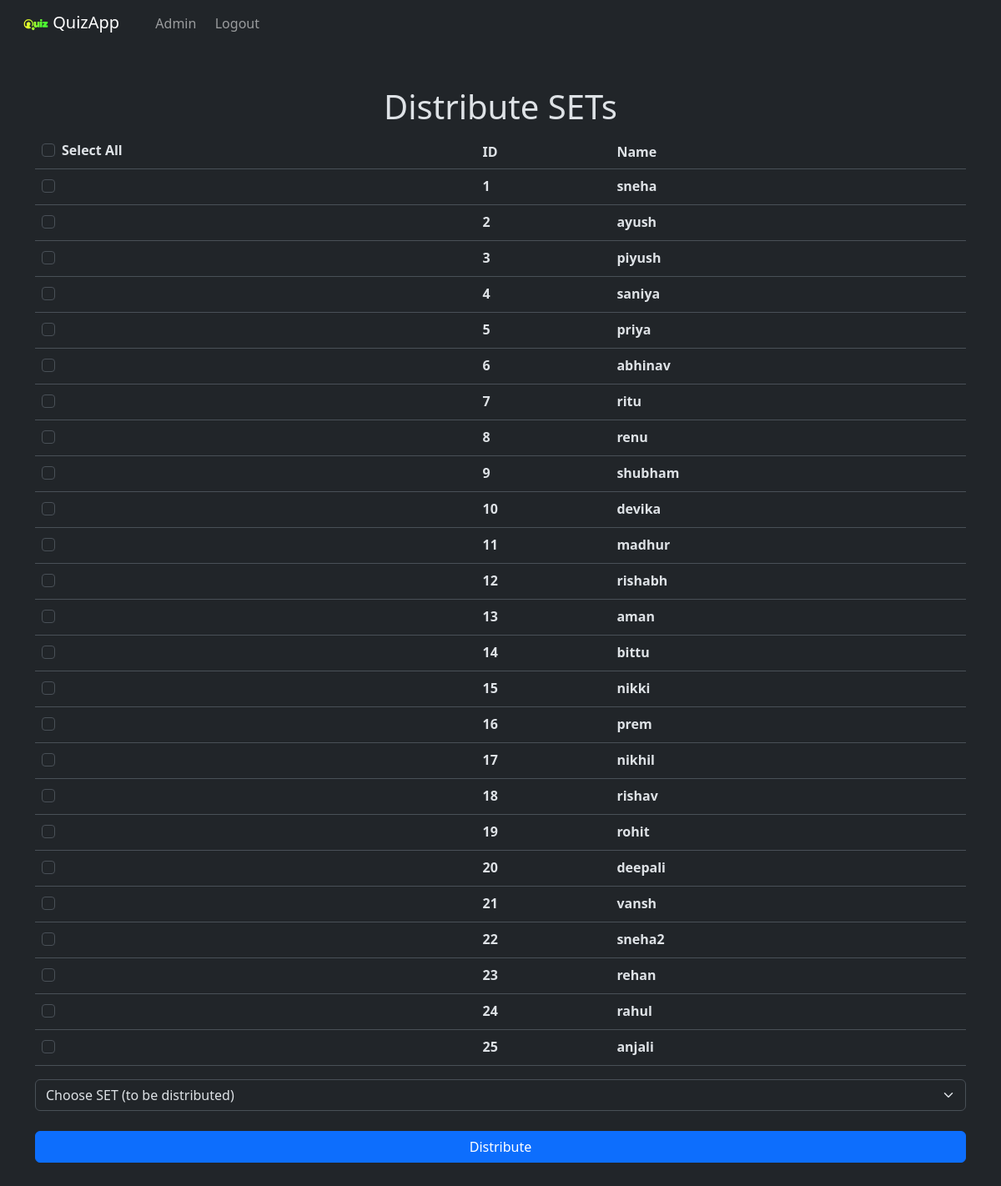
Page /admin/distribute_sets (signed in) on the committed database.
### quiz_app/models.py (models this page shows, shortened)
class User(UserMixin, db.Model):
    id = db.Column(db.Integer, primary_key=True)
    name = db.Column(db.String, nullable=False, unique=True)
    password = db.Column(db.String, nullable=False)
    created_at = db.Column(db.DateTime, nullable=False, default=datetime.utcnow)
    questions = db.relationship("Question", backref="creator")
    is_admin = db.Column(db.Boolean, default=False)
    result = db.relationship("Result", backref="user")
    question_set = db.Column(db.Integer, db.ForeignKey("questionset.id"), nullable=True)

### quiz_app/routes.py (the view, shortened to what this page needs)
@main.route("/admin/distribute_sets", methods=["GET", "POST"])
@login_required
def admin_distribute_sets():
    if current_user.is_admin:
        return render(
            "admin/distribute_sets.html",
            sets = models.QuestionSet.query.all(),
            users = models.User.query.filter_by(
                question_set = None,
                is_admin=False
            ).all()
        )
    else:
        flash("You are not an admin, so you can't access this page", "warning")
        return redirect(url_for("main.index"))

### app.py (called while the page is built)
@login_manager.user_loader
def load_user(user_id):
    return User.query.get(user_id)

### templates/admin/distribute_sets.html (shortened to what this page needs)
{% extends 'layout.html' %}
{% block body %}
  <h1 class="text-center">
    Distribute SETs
  </h1>
  <form action="{{ url_for('main.admin_distribute_sets') }}" method="post">
  <table class="table">
  <thead>
    <tr>
      <th scope="col">
        <div class="form-check">
          <input class="form-check-input" type="checkbox" value="" id="flexCheckDefault" onchange="checkAll(this)">
          <label class="form-check-label" for="flexCheckDefault">
            Select All
          </label>
          </div>
      </th>
      <th scope="col">ID</th>
      <th scope="col">Name</th>
    </tr>
  </thead>
  <tbody>
    {% for user in users %}
    <tr>
      <th scope="row">
        <div class="form-check">
          <input class="form-check-input" type="checkbox" name="u{{user.id}}">
        </div>
      </th>
      <th>{{ user.id }}</th>
      <th>{{ user.name }}</th>
    </tr>
    {% endfor %}
  </tbody>
</table>
<select class="form-select" name="set" required>
    <option selected disabled value=''>Choose SET (to be distributed)</option>
  </select>
<br>
<button type="submit" class="btn btn-primary w-100">
  Distribute
</button>
</form>
{% endblock %}

### templates/layout.html (shortened to what this page needs)
<!doctype html>
<html lang="en" data-bs-theme="dark">
<head>
  <link href="{{ url_for('static', filename='css/bootstrap.css') }}" rel="stylesheet">
</head>
<body>
  <nav class="navbar navbar-expand-lg navbar-dark bg-dark sticky-top">
    <div class="container-fluid">
      <a class="navbar-brand" href="/">
        <img src="{{ url_for('static', filename='image/logo.png') }}" alt="" width="30" height="30" class="d-inline-block">
        QuizApp
      </a>
      <div class="collapse navbar-collapse" id="navbarNav">
        <ul class="navbar-nav">
          {% if current_user.is_authenticated %}
          {% if current_user.is_admin %}
          <li class="nav-item">
            <a class="nav-link text-center" href="{{ url_for('main.admin') }}">Admin</a>
          </li>
          {% endif %}
          <li class="nav-item">
            <a class="nav-link text-center" href="{{ url_for('main.logout') }}">Logout</a>
          </li>
          {% endif %}
        </ul>
      </div>
    </div>
  </nav>
  <div class="container mt-5 mb-5">
    {% block body %}{% endblock %}
  </div>
</body>
</html>

### templates/layout.html (style rules this page uses)
.navbar .navbar-nav .nav-link { padding: 0.6em; }
.navbar .navbar-brand { padding: 0 0.6em; }
@media only screen and (min-width: 992px) { .navbar { padding: 0; } }
@media only screen and (min-width: 992px) { .navbar .navbar-nav .nav-link { padding: 1em 0.7em; } }

### rows in the picture
User: id "1", name "sneha"
User: id "2", name "ayush"
User: id "3", name "piyush"
User: id "4", name "saniya"
User: id "5", name "priya"
User: id "6", name "abhinav"
User: id "7", name "ritu"
User: id "8", name "renu"
User: id "9", name "shubham"
User: id "10", name "devika"
User: id "11", name "madhur"
User: id "12", name "rishabh"
User: id "13", name "aman"
User: id "14", name "bittu"
User: id "15", name "nikki"
User: id "16", name "prem"
User: id "17", name "nikhil"
User: id "18", name "rishav"
User: id "19", name "rohit"
User: id "20", name "deepali"
User: id "21", name "vansh"
User: id "22", name "sneha2"
User: id "23", name "rehan"
User: id "24", name "rahul"
User: id "25", name "anjali"
